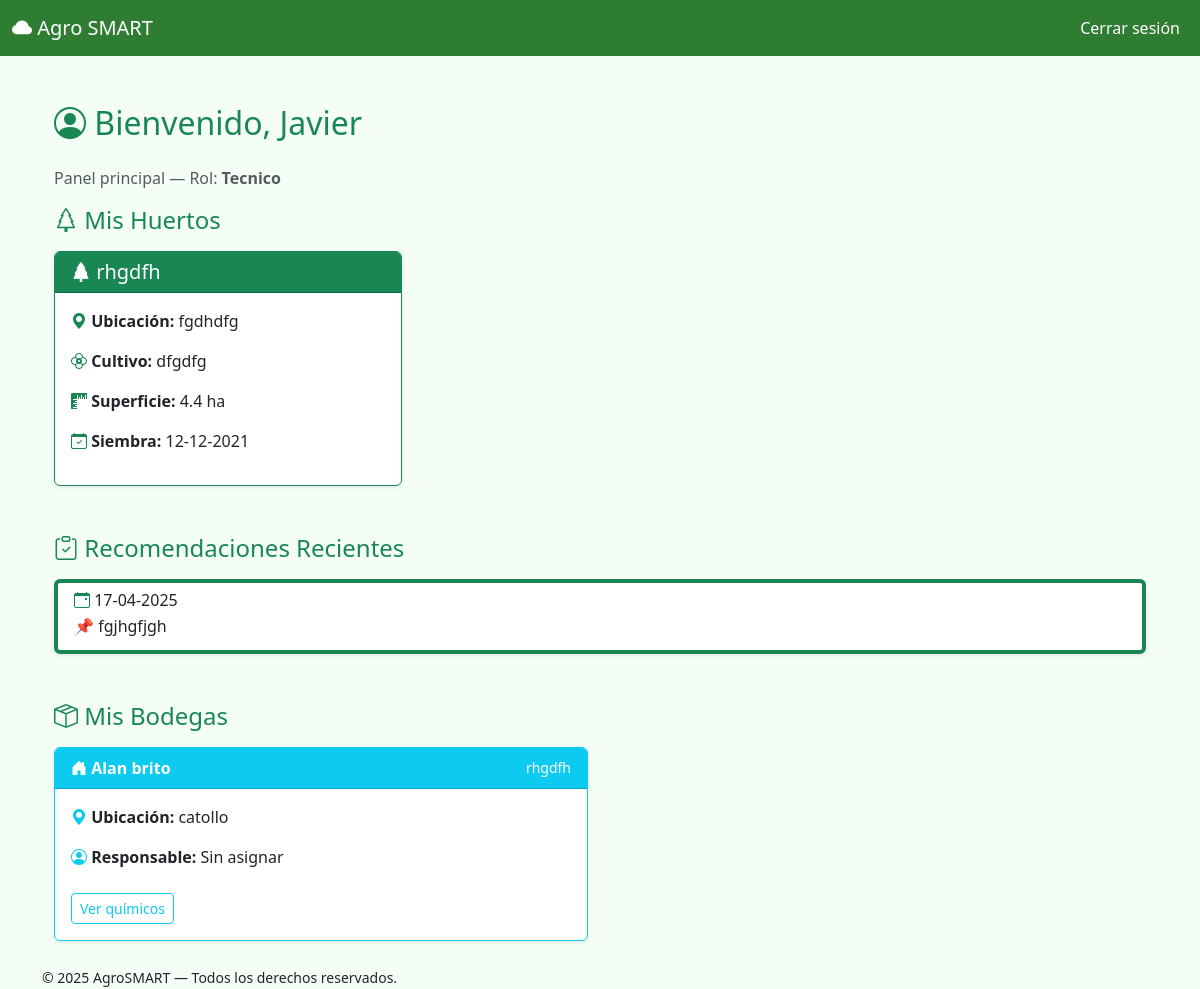
The page /tecnico/dashboard (signed in) on the database as committed earlier.
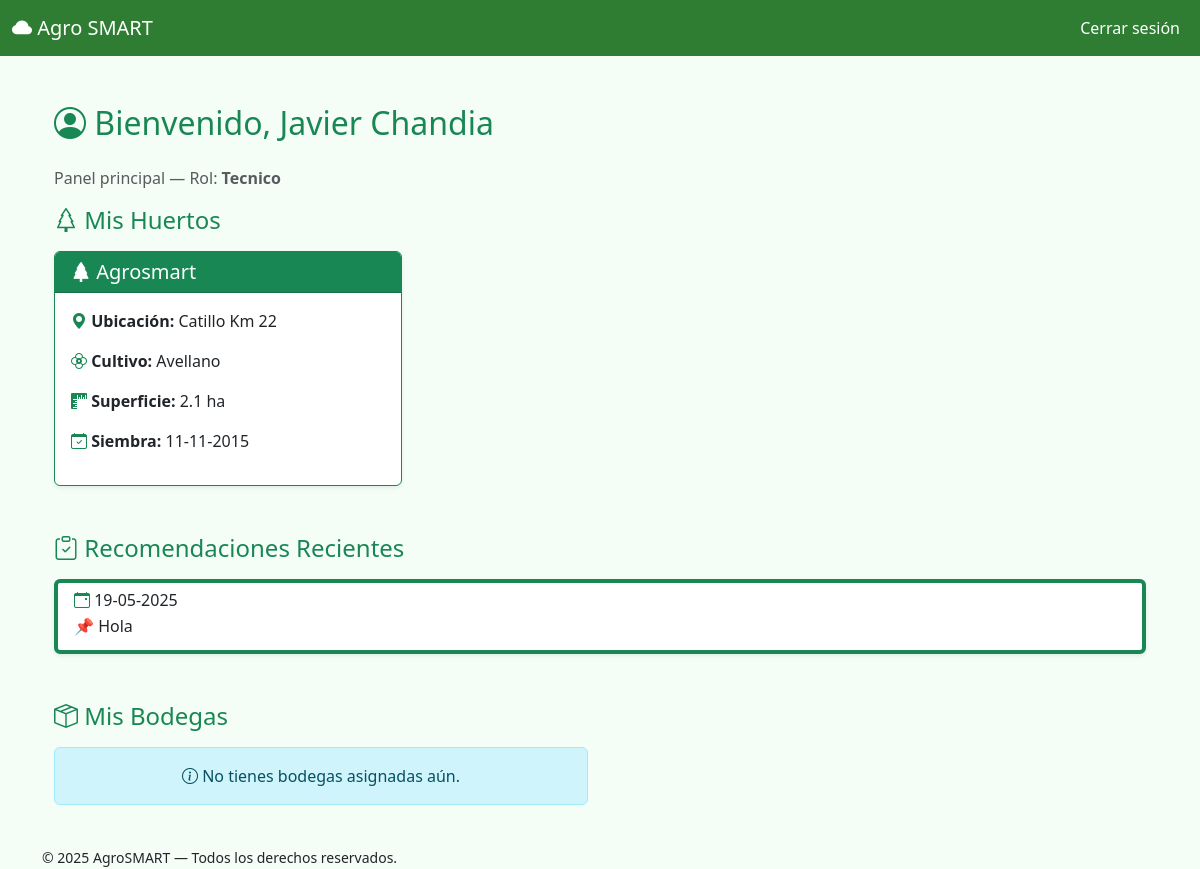
The same page on the database as committed later.
### app/models.py (models this page shows, shortened)
class User(db.Model, UserMixin):
    __tablename__ = 'users'
    id = db.Column(db.Integer, primary_key=True)
    name = db.Column(db.String(100), nullable=False)
    email = db.Column(db.String(150), unique=True, nullable=False, index=True)
    password = db.Column(db.String(200), nullable=False)
    role = db.Column(db.String(20), nullable=False)  # "admin" o "tecnico"
    created_by = db.Column(db.Integer, db.ForeignKey('users.id'))  # Creador (otro admin)
    creador = db.relationship('User', remote_side=[id], backref='tecnicos_creados')
    huertos_asignados = db.relationship('Huerto', backref='responsable', lazy=True)
    bodegas_asignadas = db.relationship(
        'Bodega',
        secondary=tecnico_bodega,
        backref='tecnicos_asignados',
        lazy='dynamic'
    )

class Huerto(db.Model):
    __tablename__ = 'huertos'
    id = db.Column(db.Integer, primary_key=True)
    nombre = db.Column(db.String(100), nullable=False)
    ubicacion = db.Column(db.String(200))
    superficie_ha = db.Column(db.Float)
    tipo_cultivo = db.Column(db.String(100))
    fecha_siembra = db.Column(db.Date)
    responsable_id = db.Column(db.Integer, db.ForeignKey('users.id'))  # técnico responsable
    bodegas = db.relationship('Bodega', back_populates='huerto', lazy=True)

class Recomendacion(db.Model):
    __tablename__ = 'recomendacion'
    id = db.Column(db.Integer, primary_key=True)
    contenido = db.Column(db.Text, nullable=False)
    fecha = db.Column(db.DateTime, default=datetime.utcnow)
    categoria = db.Column(db.String(100))
    estado = db.Column(db.String(20), default="pendiente")
    adjunto = db.Column(db.String(200))
    tecnico_id = db.Column(db.Integer, db.ForeignKey('users.id'))
    autor_id = db.Column(db.Integer, db.ForeignKey('users.id'))
    tecnico = db.relationship('User', foreign_keys=[tecnico_id])
    autor = db.relationship('User', foreign_keys=[autor_id])

class Bodega(db.Model):
    __tablename__ = 'bodegas'
    id = db.Column(db.Integer, primary_key=True)
    nombre = db.Column(db.String(100), nullable=False)
    ubicacion = db.Column(db.String(200))
    huerto_id = db.Column(db.Integer, db.ForeignKey('huertos.id'), nullable=False)
    huerto = db.relationship('Huerto', back_populates='bodegas')
    quimicos = db.relationship('Quimico', backref='bodega', lazy=True)

### app/routes/tecnico.py (the view)
@tecnico_bp.route('/tecnico/dashboard')
@login_required
def tecnico_dashboard():
    if current_user.role != 'tecnico':
        flash("Acceso no autorizado", "danger")
        return redirect(url_for('tecnico.ver_recomendaciones'))
    bodegas = current_user.bodegas_asignadas.all()  # ✅
    huertos = Huerto.query.filter_by(responsable_id=current_user.id).all()
    recomendaciones = Recomendacion.query.filter_by(tecnico_id=current_user.id).all()
    return render_template('tecnico_dashboard.html', bodegas=bodegas, huertos=huertos, recomendaciones=recomendaciones)

### app/templates/tecnico/tecnico_dashboard.html (shortened to what this page needs)
{% extends "base.html" %}
{% block content %}
<div class="container py-4">
  <h2 class="mb-4 text-success">
    <i class="bi bi-person-circle"></i> Bienvenido, {{ current_user.name }}
  </h2>
  <p class="text-muted">Panel principal — Rol: <strong>{{ current_user.role|capitalize }}</strong></p>
  <h4 class="text-success mb-3"><i class="bi bi-tree"></i> Mis Huertos</h4>
  <div class="row row-cols-1 row-cols-md-2 row-cols-lg-3 g-4">
    {% for h in huertos %}
    <div class="col">
      <div class="card border-success h-100 shadow-sm">
        <div class="card-header bg-success text-white">
          <h5 class="card-title mb-0"><i class="bi bi-tree-fill"></i> {{ h.nombre }}</h5>
        </div>
        <div class="card-body">
          <p><i class="bi bi-geo-alt-fill text-success"></i> <strong>Ubicación:</strong> {{ h.ubicacion }}</p>
          <p><i class="bi bi-flower2 text-success"></i> <strong>Cultivo:</strong> {{ h.tipo_cultivo }}</p>
          <p><i class="bi bi-rulers text-success"></i> <strong>Superficie:</strong> {{ h.superficie_ha }} ha</p>
          <p><i class="bi bi-calendar-check text-success"></i> <strong>Siembra:</strong> {{ h.fecha_siembra.strftime('%d-%m-%Y') }}</p>
        </div>
      </div>
    </div>
    {% else %}
    <div class="col-12">
      <div class="alert alert-info text-center">
        <i class="bi bi-info-circle"></i> No tienes huertos asignados aún.
      </div>
    </div>
    {% endfor %}
  </div>
  <h4 class="text-success mb-3 mt-5"><i class="bi bi-clipboard-check"></i> Recomendaciones Recientes</h4>
  <div class="list-group shadow-sm">
    {% for r in recomendaciones %}
    <div class="list-group-item list-group-item-action border-start border-success border-4">
      <div class="d-flex w-100 justify-content-between">
        <h6 class="mb-1"><i class="bi bi-calendar-event text-success"></i> {{ r.fecha.strftime('%d-%m-%Y') }}</h6>
      </div>
      <p class="mb-1">📌 {{ r.contenido }}</p>
    </div>
    {% else %}
    <div class="list-group-item text-muted text-center">No tienes recomendaciones aún.</div>
    {% endfor %}
  </div>
  <h4 class="text-success mb-3 mt-5"><i class="bi bi-box-seam"></i> Mis Bodegas</h4>
  <div class="row row-cols-1 row-cols-md-2 g-4">
    {% for bodega in bodegas %}
    <div class="col">
      <div class="card border-info shadow-sm h-100">
        <div class="card-header bg-info text-white d-flex justify-content-between align-items-center">
          <strong><i class="bi bi-house-door-fill"></i> {{ bodega.nombre }}</strong>
          <small>{{ bodega.huerto.nombre }}</small>
        </div>
        <div class="card-body">
          <p><i class="bi bi-geo-alt-fill text-info"></i> <strong>Ubicación:</strong> {{ bodega.ubicacion or "No especificada" }}</p>
          <p><i class="bi bi-person-circle text-info"></i> <strong>Responsable:</strong> {{ bodega.responsable.name if bodega.responsable else 'Sin asignar' }}</p>
          <a href="{{ url_for('tecnico.ver_quimicos', bodega_id=bodega.id) }}" class="btn btn-outline-info btn-sm mt-2">
            Ver químicos
          </a>
        </div>
      </div>
    </div>
    {% else %}
    <div class="col-12">
      <div class="alert alert-info text-center">
        <i class="bi bi-info-circle"></i> No tienes bodegas asignadas aún.
      </div>
    </div>
    {% endfor %}
  </div>
</div>
{% endblock %}

### app/templates/base.html (shortened to what this page needs)
<!DOCTYPE html>
<html lang="es">
<head>
    <link href="https://cdn.jsdelivr.net/npm/bootstrap@5.3.0/dist/css/bootstrap.min.css" rel="stylesheet">
    <link href="https://cdn.jsdelivr.net/npm/bootstrap-icons@1.10.5/font/bootstrap-icons.css" rel="stylesheet">
</head>
<body>
<nav class="navbar navbar-expand-lg navbar-agro">
  <div class="container-fluid">
    <a class="navbar-brand" href="{{ url_for('main.index') }}">
        <i class="bi bi-cloud-fill"></i> Agro SMART
    </a>
    <div class="collapse navbar-collapse justify-content-end" id="navbarNav">
      <ul class="navbar-nav">
        {% if current_user.is_authenticated %}
          <li class="nav-item">
            <a class="nav-link" href="{{ url_for('auth.logout') }}">Cerrar sesión</a>
          </li>
        {% endif %}
      </ul>
    </div>
  </div>
</nav>
<div class="container mt-4">
  {% block content %}{% endblock %}
</div>
 <footer>
  <div class="container">
    <small>&copy; {{ current_year or "2025" }} AgroSMART — Todos los derechos reservados.</small>
  </div>
</footer>
</body>
</html>

### app/templates/base.html (style rules this page uses)
body { background-color: #f4fdf6; }
.navbar-agro { background-color: #2e7d32; }
.navbar-agro .nav-link, .navbar-agro .navbar-brand { color: #ffffff !important; }

Rows that differ between the two databases and show on the page:
removed Huerto: nombre "rhgdfh", ubicacion "fgdhdfg", tipo_cultivo "dfgdfg", superficie_ha "4.4", fecha_siembra "12-12-2021"
removed Recomendacion: fecha "17-04-2025", contenido "fgjhgfjgh"
no longer on this page (row edited): Bodega: nombre "Alan brito", huerto.nombre "rhgdfh", ubicacion "catollo", responsable "Sin asignar"
changed User "Tecnico": name "Javier" → "Javier Chandia"
added Huerto: nombre "Agrosmart", ubicacion "Catillo Km 22", tipo_cultivo "Avellano", superficie_ha "2.1", fecha_siembra "11-11-2015"
added Recomendacion: fecha "19-05-2025", contenido "Hola"
Other text that changed with them:
text now shown: "No tienes bodegas asignadas aún."
